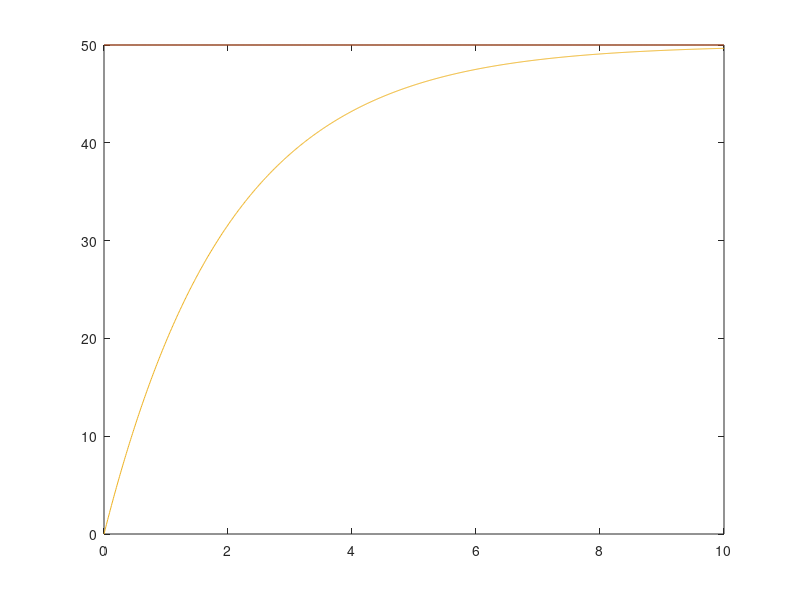

Reproduce this figure in MATLAB.
%% Experiencia 7 - 3
Ex = 'a';
if Ex == 'a'
    clc;close all;
    %Condicoes de inicio
    dt = 0.01;
    t = 0:dt:10;

    %Entrada
    Vs = 50*ones(length(t),1);
    %Vs = sin(t);
    r = Vs;
    
    % Parametros do modelo
    am = 0.5;
    bm = 0.5;

    Ftm = tf([bm],[1 am]);
    xm = lsim(Ftm,r,t);
    xm(1) = 0;

    %Parametros da planta
    a = 2;
    b = 5;
    
    Ft = tf([b],[1 a]);
    x = lsim(Ft,r,t);
    x(1) = 0;
    
    %Disturbio
    d = 10;
    %px = x + d;
    %x = px;
end

% %% MRAC Direto 
% 
% %Passos de adaptação
% g1 = 0.08;
% g2 = 0.04;
% g3 = 1;
% 
% %Condições iniciais 
% K(1) = 0;
% L(1) = 0;
% D(1) = 0;
% 
% %Loop de controle
% for i = 2:length(xm)
%     % Erro
%     e(i-1) = x(i-1) - xm(i-1);
%     
%     % Lei de adaptação
%     klinha = g1 * e(i-1) * x(i-1) * sign(b);
%     llinha = -g2 * e(i-1) * r(i-1) * sign(b);
%     dlinha = -g3 * e(i-1) * sign(b);
%     
%     K(i) = K(i-1) + klinha*dt;
%     L(i) = L(i-1) + llinha*dt;
%     D(i) = D(i-1) + dlinha*dt;
%     
%     %Ação de controle
%     u = -K(i)*x(i-1) + L(i)*r(i-1) + D(i);
%     
%     %Saida controlada
%     x(i) = x(i-1) + (-a*x(i-1) + b*u + d)*dt;
%     
% end
% 
% lponto = bm/b*ones(length(xm));
% kponto = (am + a / b)*ones(length(xm));
% dponto = (-d/b)*ones(length(xm));
% %Ajuste ultimo erro
% e(i) = x(i) - xm(i);

%% MRAC INDIRETO

%Passos de adaptação (exp 7b)
g1 = 1;
g2 = 1;
g3 = 1;
%Condições iniciais 
K(1) = 1;
L(1) = 1;
D(1) = 1;

u(1) = 0;

a_hat(1) = 0;
b_hat(1) = 0;
d_hat(1) = 0;

%Loop de controle
for i = 2:length(xm)
    % Erro
    e(i-1) = x(i-1) - xm(i-1);
    ea(i-1) = a_hat(i-1) - am;
    eb(i-1) = b_hat(i-1) - bm;
    ed(i-1) = d_hat(i-1) - d;
    
    % Lei de adaptação
    da_hat = g1*ea(i-1)*x(i-1);
    if (abs(b_hat(i-1)) > b(1)) || (abs(b_hat(i-1)) == b(1) && e(i-1)*u(i-1)*sign(b) >= 0)  
        db_hat = g2*eb(i-1)*u(i-1);
    else 
        db_hat = 0;
    end
    dd_hat = g3*ed(i-1);
     
    a_hat(i) = a_hat(i-1) + da_hat*dt;
    b_hat(i) = b_hat(i-1) + db_hat*dt;
    d_hat(i) = d_hat(i-1) + dd_hat*dt;
   
    
    K(i) = (am + a_hat(i))/b_hat(i);
    L(i) = bm/b_hat(i);
    D(i) = -d/b_hat(i);
    
    %Ação de controle
    u(i) = -K(i)*x(i-1) + L(i)*r(i-1);
    
    %Saida controlada
    x(i) = x(i-1) + (a*x(i-1) + b*u(i))*dt;
    
end

lponto = bm/b*ones(length(xm));
kponto = (am + a / b)*ones(length(xm));
%Ajuste ultimo erro
e(i) = x(i) - xm(i);
ea(i) = am - a_hat(i);
eb(i) = bm - b_hat(i);


%plot(t,r,t,x,t,px)
%plot(t,kponto,t,K)
%plot(t,lponto,t,L)
plot(t,x,t,r,t,xm)
